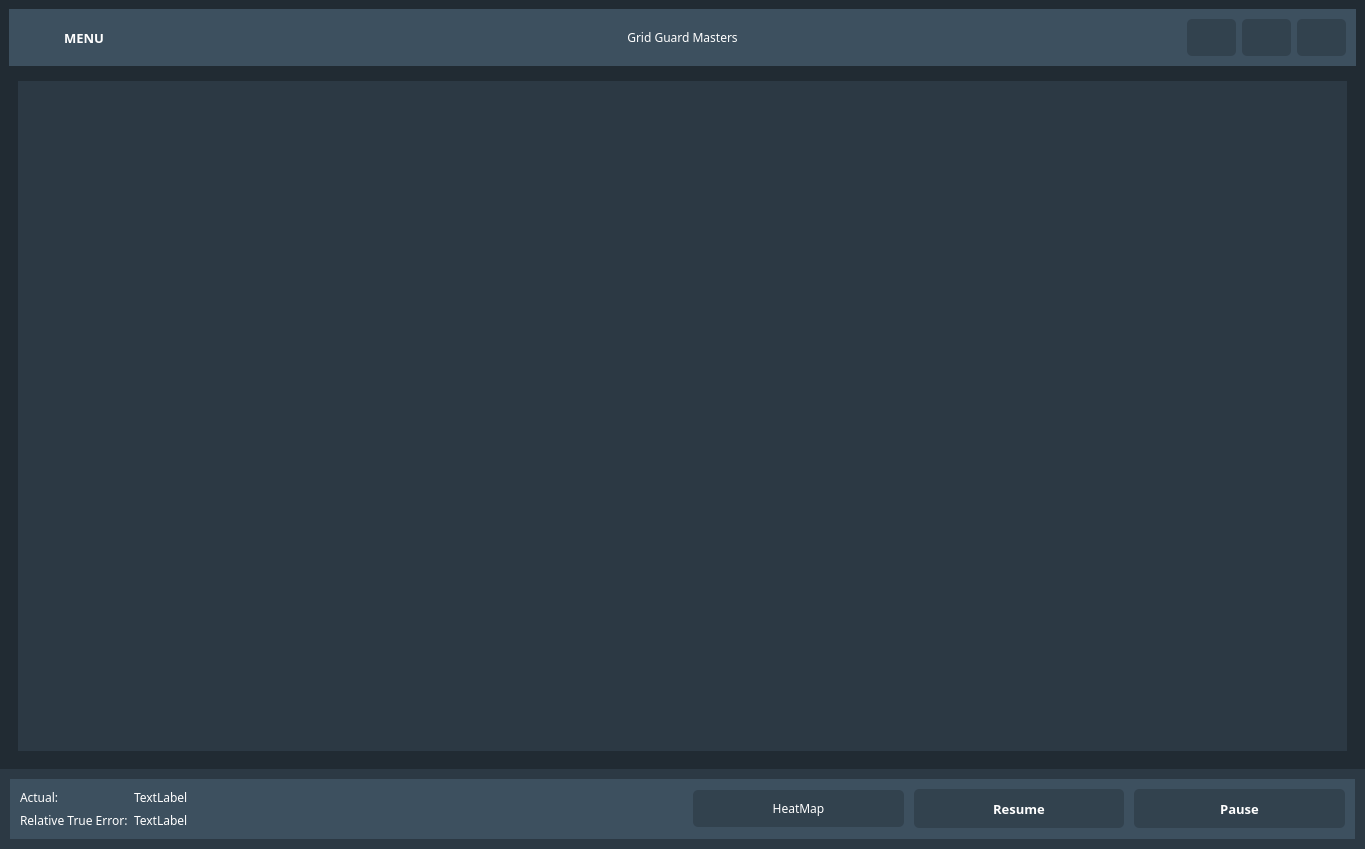
<?xml version="1.0" encoding="UTF-8"?>
<ui version="4.0">
 <class>MainWindow</class>
 <widget class="QMainWindow" name="MainWindow">
  <property name="geometry">
   <rect>
    <x>0</x>
    <y>0</y>
    <width>1365</width>
    <height>849</height>
   </rect>
  </property>
  <property name="windowTitle">
   <string>MainWindow</string>
  </property>
  <property name="styleSheet">
   <string notr="true"/>
  </property>
  <widget class="QWidget" name="centralwidget">
   <property name="styleSheet">
    <string notr="true">*{
color: #fff;
font-family: NovaFlast;
font-size: 12 px;
border: nine;
background: none;
}
#centralwidget{
background-color: rgb(33, 43, 51);
}
#left_bottom_menu_widget, #Load, #pressure, #Temperature, #Wind_Direction, #Wind_Speed, #Cloud_Cover, #Humidity 
{
background-color: rgba(61, 80, 95, 100)
}
#header_frame, #frame_3, #frame_4
{
background-color: rgb(61, 80, 95)
}
#frame_3 QPushButton{
padding: 10px;
border-radius: 5px;
background-color: rgba(33, 43, 51, 100);
}
#frame_3 QPushButton:hover{
background-color: rgb(120, 157, 186);
}
#frame_4 QPushButton{
padding: 10px;
border-radius: 5px;
background-color: rgba(33, 43, 51, 100);
}
#frame_4 QPushButton:hover{
background-color: rgb(120, 157, 186);
}
#frame_9 QPushButton{
padding: 10px;
border-radius: 5px;
background-color: rgba(33, 43, 51, 100);
}
#frame_9 QPushButton:hover{
background-color: rgb(120, 157, 186);
}</string>
   </property>
   <layout class="QVBoxLayout" name="verticalLayout">
    <property name="spacing">
     <number>0</number>
    </property>
    <property name="leftMargin">
     <number>0</number>
    </property>
    <property name="topMargin">
     <number>0</number>
    </property>
    <property name="rightMargin">
     <number>0</number>
    </property>
    <property name="bottomMargin">
     <number>0</number>
    </property>
    <item>
     <widget class="QFrame" name="frame">
      <property name="font">
       <font>
        <family>NovaFlast</family>
        <weight>50</weight>
        <bold>false</bold>
       </font>
      </property>
      <property name="frameShape">
       <enum>QFrame::StyledPanel</enum>
      </property>
      <property name="frameShadow">
       <enum>QFrame::Raised</enum>
      </property>
      <layout class="QVBoxLayout" name="verticalLayout_3">
       <item>
        <widget class="QFrame" name="header_frame">
         <property name="frameShape">
          <enum>QFrame::StyledPanel</enum>
         </property>
         <property name="frameShadow">
          <enum>QFrame::Raised</enum>
         </property>
         <layout class="QHBoxLayout" name="horizontalLayout_3">
          <property name="leftMargin">
           <number>10</number>
          </property>
          <property name="topMargin">
           <number>10</number>
          </property>
          <property name="rightMargin">
           <number>10</number>
          </property>
          <property name="bottomMargin">
           <number>10</number>
          </property>
          <item alignment="Qt::AlignLeft">
           <widget class="QFrame" name="frame_7">
            <property name="frameShape">
             <enum>QFrame::StyledPanel</enum>
            </property>
            <property name="frameShadow">
             <enum>QFrame::Raised</enum>
            </property>
            <layout class="QHBoxLayout" name="horizontalLayout_6">
             <property name="spacing">
              <number>6</number>
             </property>
             <property name="leftMargin">
              <number>0</number>
             </property>
             <property name="topMargin">
              <number>0</number>
             </property>
             <property name="rightMargin">
              <number>0</number>
             </property>
             <property name="bottomMargin">
              <number>0</number>
             </property>
             <item>
              <widget class="QPushButton" name="pushButton_10">
               <property name="font">
                <font>
                 <family>NovaFlast</family>
                 <pointsize>12</pointsize>
                </font>
               </property>
               <property name="text">
                <string/>
               </property>
               <property name="icon">
                <iconset>
                 <normaloff>resources/icons8-menu-64.png</normaloff>resources/icons8-menu-64.png</iconset>
               </property>
               <property name="iconSize">
                <size>
                 <width>30</width>
                 <height>30</height>
                </size>
               </property>
              </widget>
             </item>
             <item>
              <widget class="QLabel" name="label">
               <property name="font">
                <font>
                 <family>NovaFlast</family>
                 <pointsize>10</pointsize>
                 <weight>75</weight>
                 <bold>true</bold>
                </font>
               </property>
               <property name="text">
                <string>MENU</string>
               </property>
              </widget>
             </item>
            </layout>
           </widget>
          </item>
          <item alignment="Qt::AlignHCenter">
           <widget class="QFrame" name="frame_8">
            <property name="font">
             <font>
              <family>NovaFlast</family>
              <pointsize>10</pointsize>
              <weight>75</weight>
              <bold>true</bold>
             </font>
            </property>
            <property name="frameShape">
             <enum>QFrame::StyledPanel</enum>
            </property>
            <property name="frameShadow">
             <enum>QFrame::Raised</enum>
            </property>
            <layout class="QHBoxLayout" name="horizontalLayout_4">
             <item>
              <widget class="QLabel" name="label_2">
               <property name="font">
                <font>
                 <family>NovaFlast</family>
                </font>
               </property>
               <property name="text">
                <string>Grid Guard Masters</string>
               </property>
               <property name="alignment">
                <set>Qt::AlignCenter</set>
               </property>
              </widget>
             </item>
            </layout>
           </widget>
          </item>
          <item alignment="Qt::AlignRight">
           <widget class="QFrame" name="frame_9">
            <property name="frameShape">
             <enum>QFrame::StyledPanel</enum>
            </property>
            <property name="frameShadow">
             <enum>QFrame::Raised</enum>
            </property>
            <layout class="QHBoxLayout" name="horizontalLayout_5">
             <property name="spacing">
              <number>6</number>
             </property>
             <property name="leftMargin">
              <number>0</number>
             </property>
             <property name="topMargin">
              <number>0</number>
             </property>
             <property name="rightMargin">
              <number>0</number>
             </property>
             <property name="bottomMargin">
              <number>0</number>
             </property>
             <item>
              <widget class="QPushButton" name="pushButton_11">
               <property name="minimumSize">
                <size>
                 <width>30</width>
                 <height>0</height>
                </size>
               </property>
               <property name="text">
                <string/>
               </property>
               <property name="icon">
                <iconset>
                 <normaloff>resources/icons8-minimize-64.png</normaloff>resources/icons8-minimize-64.png</iconset>
               </property>
               <property name="iconSize">
                <size>
                 <width>30</width>
                 <height>30</height>
                </size>
               </property>
              </widget>
             </item>
             <item>
              <widget class="QPushButton" name="pushButton_12">
               <property name="text">
                <string/>
               </property>
               <property name="icon">
                <iconset>
                 <normaloff>resources/icons8-maximize-64.png</normaloff>resources/icons8-maximize-64.png</iconset>
               </property>
               <property name="iconSize">
                <size>
                 <width>30</width>
                 <height>30</height>
                </size>
               </property>
              </widget>
             </item>
             <item>
              <widget class="QPushButton" name="pushButton_13">
               <property name="text">
                <string/>
               </property>
               <property name="icon">
                <iconset>
                 <normaloff>resources/icons8-exit-64.png</normaloff>resources/icons8-exit-64.png</iconset>
               </property>
               <property name="iconSize">
                <size>
                 <width>30</width>
                 <height>30</height>
                </size>
               </property>
              </widget>
             </item>
            </layout>
           </widget>
          </item>
         </layout>
        </widget>
       </item>
       <item>
        <widget class="QFrame" name="frame_6">
         <property name="frameShape">
          <enum>QFrame::StyledPanel</enum>
         </property>
         <property name="frameShadow">
          <enum>QFrame::Raised</enum>
         </property>
         <layout class="QVBoxLayout" name="verticalLayout_4">
          <item>
           <widget class="QStackedWidget" name="stackedWidget">
            <property name="currentIndex">
             <number>0</number>
            </property>
            <widget class="QWidget" name="Load">
             <layout class="QVBoxLayout" name="verticalLayout_5">
              <item>
               <widget class="QFrame" name="frame_11">
                <property name="sizePolicy">
                 <sizepolicy hsizetype="Preferred" vsizetype="Expanding">
                  <horstretch>0</horstretch>
                  <verstretch>0</verstretch>
                 </sizepolicy>
                </property>
                <property name="frameShape">
                 <enum>QFrame::StyledPanel</enum>
                </property>
                <property name="frameShadow">
                 <enum>QFrame::Raised</enum>
                </property>
                <layout class="QGridLayout" name="gridLayout">
                 <item row="0" column="0">
                  <widget class="LivePlotWidget" name="live_load_plot_widget" native="true"/>
                 </item>
                </layout>
               </widget>
              </item>
             </layout>
            </widget>
            <widget class="QWidget" name="pressure">
             <layout class="QVBoxLayout" name="verticalLayout_8">
              <item>
               <widget class="QFrame" name="frame_13">
                <property name="frameShape">
                 <enum>QFrame::StyledPanel</enum>
                </property>
                <property name="frameShadow">
                 <enum>QFrame::Raised</enum>
                </property>
                <layout class="QVBoxLayout" name="verticalLayout_7">
                 <item alignment="Qt::AlignTop">
                  <widget class="QLabel" name="label_4">
                   <property name="font">
                    <font>
                     <family>NovaFlast</family>
                     <pointsize>9</pointsize>
                     <weight>75</weight>
                     <bold>true</bold>
                    </font>
                   </property>
                   <property name="text">
                    <string>Pressure Vs Time</string>
                   </property>
                   <property name="alignment">
                    <set>Qt::AlignCenter</set>
                   </property>
                  </widget>
                 </item>
                </layout>
               </widget>
              </item>
              <item>
               <widget class="QFrame" name="frame_14">
                <property name="sizePolicy">
                 <sizepolicy hsizetype="Preferred" vsizetype="Expanding">
                  <horstretch>0</horstretch>
                  <verstretch>0</verstretch>
                 </sizepolicy>
                </property>
                <property name="frameShape">
                 <enum>QFrame::StyledPanel</enum>
                </property>
                <property name="frameShadow">
                 <enum>QFrame::Raised</enum>
                </property>
                <layout class="QGridLayout" name="gridLayout_2">
                 <item row="0" column="0">
                  <widget class="QFrame" name="frame_15">
                   <property name="frameShape">
                    <enum>QFrame::StyledPanel</enum>
                   </property>
                   <property name="frameShadow">
                    <enum>QFrame::Raised</enum>
                   </property>
                  </widget>
                 </item>
                </layout>
               </widget>
              </item>
             </layout>
            </widget>
            <widget class="QWidget" name="Temperature">
             <layout class="QVBoxLayout" name="verticalLayout_10">
              <item>
               <widget class="QFrame" name="frame_16">
                <property name="frameShape">
                 <enum>QFrame::StyledPanel</enum>
                </property>
                <property name="frameShadow">
                 <enum>QFrame::Raised</enum>
                </property>
                <layout class="QVBoxLayout" name="verticalLayout_9">
                 <item alignment="Qt::AlignTop">
                  <widget class="QLabel" name="label_5">
                   <property name="font">
                    <font>
                     <family>NovaFlast</family>
                     <pointsize>9</pointsize>
                     <weight>75</weight>
                     <bold>true</bold>
                    </font>
                   </property>
                   <property name="text">
                    <string>Temperature Vs Time</string>
                   </property>
                   <property name="alignment">
                    <set>Qt::AlignCenter</set>
                   </property>
                  </widget>
                 </item>
                </layout>
               </widget>
              </item>
              <item>
               <widget class="QFrame" name="frame_17">
                <property name="sizePolicy">
                 <sizepolicy hsizetype="Preferred" vsizetype="Expanding">
                  <horstretch>0</horstretch>
                  <verstretch>0</verstretch>
                 </sizepolicy>
                </property>
                <property name="frameShape">
                 <enum>QFrame::StyledPanel</enum>
                </property>
                <property name="frameShadow">
                 <enum>QFrame::Raised</enum>
                </property>
                <layout class="QGridLayout" name="gridLayout_3">
                 <item row="0" column="0">
                  <widget class="QFrame" name="frame_18">
                   <property name="frameShape">
                    <enum>QFrame::StyledPanel</enum>
                   </property>
                   <property name="frameShadow">
                    <enum>QFrame::Raised</enum>
                   </property>
                  </widget>
                 </item>
                </layout>
               </widget>
              </item>
             </layout>
            </widget>
            <widget class="QWidget" name="Wind_Direction">
             <layout class="QVBoxLayout" name="verticalLayout_12">
              <item>
               <widget class="QFrame" name="frame_19">
                <property name="frameShape">
                 <enum>QFrame::StyledPanel</enum>
                </property>
                <property name="frameShadow">
                 <enum>QFrame::Raised</enum>
                </property>
                <layout class="QVBoxLayout" name="verticalLayout_11">
                 <item>
                  <widget class="QLabel" name="label_6">
                   <property name="font">
                    <font>
                     <family>NovaFlast</family>
                     <pointsize>9</pointsize>
                     <weight>75</weight>
                     <bold>true</bold>
                    </font>
                   </property>
                   <property name="text">
                    <string>Wind Direction Vs Time</string>
                   </property>
                   <property name="alignment">
                    <set>Qt::AlignCenter</set>
                   </property>
                  </widget>
                 </item>
                </layout>
               </widget>
              </item>
              <item>
               <widget class="QFrame" name="frame_20">
                <property name="sizePolicy">
                 <sizepolicy hsizetype="Preferred" vsizetype="Expanding">
                  <horstretch>0</horstretch>
                  <verstretch>0</verstretch>
                 </sizepolicy>
                </property>
                <property name="frameShape">
                 <enum>QFrame::StyledPanel</enum>
                </property>
                <property name="frameShadow">
                 <enum>QFrame::Raised</enum>
                </property>
                <layout class="QGridLayout" name="gridLayout_4">
                 <item row="0" column="0">
                  <widget class="QFrame" name="frame_21">
                   <property name="frameShape">
                    <enum>QFrame::StyledPanel</enum>
                   </property>
                   <property name="frameShadow">
                    <enum>QFrame::Raised</enum>
                   </property>
                  </widget>
                 </item>
                </layout>
               </widget>
              </item>
             </layout>
            </widget>
            <widget class="QWidget" name="Wind_Speed">
             <layout class="QVBoxLayout" name="verticalLayout_14">
              <item>
               <widget class="QFrame" name="frame_22">
                <property name="frameShape">
                 <enum>QFrame::StyledPanel</enum>
                </property>
                <property name="frameShadow">
                 <enum>QFrame::Raised</enum>
                </property>
                <layout class="QVBoxLayout" name="verticalLayout_13">
                 <item alignment="Qt::AlignTop">
                  <widget class="QLabel" name="label_7">
                   <property name="font">
                    <font>
                     <family>NovaFlast</family>
                     <pointsize>9</pointsize>
                     <weight>75</weight>
                     <bold>true</bold>
                    </font>
                   </property>
                   <property name="text">
                    <string>Wind Speed Vs Time</string>
                   </property>
                   <property name="alignment">
                    <set>Qt::AlignCenter</set>
                   </property>
                  </widget>
                 </item>
                </layout>
               </widget>
              </item>
              <item>
               <widget class="QFrame" name="frame_23">
                <property name="sizePolicy">
                 <sizepolicy hsizetype="Preferred" vsizetype="Expanding">
                  <horstretch>0</horstretch>
                  <verstretch>0</verstretch>
                 </sizepolicy>
                </property>
                <property name="frameShape">
                 <enum>QFrame::StyledPanel</enum>
                </property>
                <property name="frameShadow">
                 <enum>QFrame::Raised</enum>
                </property>
                <layout class="QGridLayout" name="gridLayout_5">
                 <item row="0" column="0">
                  <widget class="QFrame" name="frame_24">
                   <property name="frameShape">
                    <enum>QFrame::StyledPanel</enum>
                   </property>
                   <property name="frameShadow">
                    <enum>QFrame::Raised</enum>
                   </property>
                  </widget>
                 </item>
                </layout>
               </widget>
              </item>
             </layout>
            </widget>
            <widget class="QWidget" name="Cloud_Cover">
             <layout class="QVBoxLayout" name="verticalLayout_16">
              <item>
               <widget class="QFrame" name="frame_25">
                <property name="frameShape">
                 <enum>QFrame::StyledPanel</enum>
                </property>
                <property name="frameShadow">
                 <enum>QFrame::Raised</enum>
                </property>
                <layout class="QVBoxLayout" name="verticalLayout_15">
                 <item alignment="Qt::AlignTop">
                  <widget class="QLabel" name="label_8">
                   <property name="font">
                    <font>
                     <family>NovaFlast</family>
                     <pointsize>9</pointsize>
                     <weight>75</weight>
                     <bold>true</bold>
                    </font>
                   </property>
                   <property name="text">
                    <string>Cloud Cover Vs Time</string>
                   </property>
                   <property name="alignment">
                    <set>Qt::AlignCenter</set>
                   </property>
                  </widget>
                 </item>
                </layout>
               </widget>
              </item>
              <item>
               <widget class="QFrame" name="frame_26">
                <property name="sizePolicy">
                 <sizepolicy hsizetype="Preferred" vsizetype="Expanding">
                  <horstretch>0</horstretch>
                  <verstretch>0</verstretch>
                 </sizepolicy>
                </property>
                <property name="frameShape">
                 <enum>QFrame::StyledPanel</enum>
                </property>
                <property name="frameShadow">
                 <enum>QFrame::Raised</enum>
                </property>
                <layout class="QGridLayout" name="gridLayout_6">
                 <item row="0" column="0">
                  <widget class="QFrame" name="frame_27">
                   <property name="frameShape">
                    <enum>QFrame::StyledPanel</enum>
                   </property>
                   <property name="frameShadow">
                    <enum>QFrame::Raised</enum>
                   </property>
                  </widget>
                 </item>
                </layout>
               </widget>
              </item>
             </layout>
            </widget>
            <widget class="QWidget" name="Humidity">
             <layout class="QVBoxLayout" name="verticalLayout_18">
              <item>
               <widget class="QFrame" name="frame_28">
                <property name="frameShape">
                 <enum>QFrame::StyledPanel</enum>
                </property>
                <property name="frameShadow">
                 <enum>QFrame::Raised</enum>
                </property>
                <layout class="QVBoxLayout" name="verticalLayout_17">
                 <item alignment="Qt::AlignTop">
                  <widget class="QLabel" name="label_9">
                   <property name="font">
                    <font>
                     <family>NovaFlast</family>
                     <pointsize>9</pointsize>
                     <weight>75</weight>
                     <bold>true</bold>
                    </font>
                   </property>
                   <property name="text">
                    <string>Humidity Vs Time</string>
                   </property>
                   <property name="alignment">
                    <set>Qt::AlignCenter</set>
                   </property>
                  </widget>
                 </item>
                </layout>
               </widget>
              </item>
              <item>
               <widget class="QFrame" name="frame_29">
                <property name="sizePolicy">
                 <sizepolicy hsizetype="Preferred" vsizetype="Expanding">
                  <horstretch>0</horstretch>
                  <verstretch>0</verstretch>
                 </sizepolicy>
                </property>
                <property name="frameShape">
                 <enum>QFrame::StyledPanel</enum>
                </property>
                <property name="frameShadow">
                 <enum>QFrame::Raised</enum>
                </property>
                <layout class="QGridLayout" name="gridLayout_7">
                 <item row="0" column="0">
                  <widget class="QFrame" name="frame_30">
                   <property name="frameShape">
                    <enum>QFrame::StyledPanel</enum>
                   </property>
                   <property name="frameShadow">
                    <enum>QFrame::Raised</enum>
                   </property>
                  </widget>
                 </item>
                </layout>
               </widget>
              </item>
             </layout>
            </widget>
           </widget>
          </item>
         </layout>
        </widget>
       </item>
      </layout>
     </widget>
    </item>
    <item>
     <widget class="QWidget" name="left_bottom_menu_widget" native="true">
      <layout class="QHBoxLayout" name="horizontalLayout">
       <property name="spacing">
        <number>0</number>
       </property>
       <property name="leftMargin">
        <number>10</number>
       </property>
       <property name="topMargin">
        <number>10</number>
       </property>
       <property name="rightMargin">
        <number>10</number>
       </property>
       <property name="bottomMargin">
        <number>10</number>
       </property>
       <item>
        <widget class="QWidget" name="frame_3" native="true">
         <property name="font">
          <font>
           <family>NovaFlast</family>
           <pointsize>8</pointsize>
          </font>
         </property>
         <layout class="QVBoxLayout" name="verticalLayout_2">
          <property name="spacing">
           <number>6</number>
          </property>
          <property name="leftMargin">
           <number>10</number>
          </property>
          <property name="topMargin">
           <number>10</number>
          </property>
          <property name="rightMargin">
           <number>0</number>
          </property>
          <property name="bottomMargin">
           <number>10</number>
          </property>
          <item>
           <layout class="QHBoxLayout" name="horizontalLayout_2">
            <item>
             <layout class="QFormLayout" name="formLayout">
              <item row="0" column="0">
               <widget class="QLabel" name="label_3">
                <property name="text">
                 <string>Actual:</string>
                </property>
               </widget>
              </item>
              <item row="0" column="1">
               <widget class="QLabel" name="label_10">
                <property name="text">
                 <string>TextLabel</string>
                </property>
               </widget>
              </item>
              <item row="1" column="0">
               <widget class="QLabel" name="label_11">
                <property name="text">
                 <string>Relative True Error:</string>
                </property>
               </widget>
              </item>
              <item row="1" column="1">
               <widget class="QLabel" name="label_12">
                <property name="text">
                 <string>TextLabel</string>
                </property>
               </widget>
              </item>
             </layout>
            </item>
           </layout>
          </item>
         </layout>
        </widget>
       </item>
       <item>
        <widget class="QFrame" name="frame_4">
         <property name="font">
          <font>
           <family>NovaFlast</family>
           <kerning>true</kerning>
          </font>
         </property>
         <property name="frameShape">
          <enum>QFrame::StyledPanel</enum>
         </property>
         <property name="frameShadow">
          <enum>QFrame::Raised</enum>
         </property>
         <layout class="QVBoxLayout" name="verticalLayout_19">
          <property name="spacing">
           <number>10</number>
          </property>
          <property name="leftMargin">
           <number>10</number>
          </property>
          <property name="topMargin">
           <number>10</number>
          </property>
          <property name="rightMargin">
           <number>10</number>
          </property>
          <property name="bottomMargin">
           <number>10</number>
          </property>
          <item>
           <layout class="QHBoxLayout" name="horizontalLayout_8">
            <item>
             <widget class="QPushButton" name="heatmap_button">
              <property name="text">
               <string>HeatMap</string>
              </property>
              <property name="icon">
               <iconset>
                <normaloff>resources/business.png</normaloff>resources/business.png</iconset>
              </property>
             </widget>
            </item>
            <item>
             <widget class="QPushButton" name="pushButton_9">
              <property name="maximumSize">
               <size>
                <width>16777215</width>
                <height>39</height>
               </size>
              </property>
              <property name="font">
               <font>
                <family>NovaFlast</family>
                <pointsize>10</pointsize>
                <weight>75</weight>
                <bold>true</bold>
               </font>
              </property>
              <property name="text">
               <string>Resume</string>
              </property>
              <property name="icon">
               <iconset>
                <normaloff>resources/icons8-resume-button-64.png</normaloff>resources/icons8-resume-button-64.png</iconset>
              </property>
              <property name="iconSize">
               <size>
                <width>30</width>
                <height>30</height>
               </size>
              </property>
             </widget>
            </item>
            <item>
             <widget class="QPushButton" name="pushButton_8">
              <property name="maximumSize">
               <size>
                <width>16777215</width>
                <height>39</height>
               </size>
              </property>
              <property name="font">
               <font>
                <family>NovaFlast</family>
                <pointsize>10</pointsize>
                <weight>75</weight>
                <bold>true</bold>
               </font>
              </property>
              <property name="text">
               <string>Pause</string>
              </property>
              <property name="icon">
               <iconset>
                <normaloff>resources/icons8-pause-button-64.png</normaloff>resources/icons8-pause-button-64.png</iconset>
              </property>
              <property name="iconSize">
               <size>
                <width>30</width>
                <height>30</height>
               </size>
              </property>
             </widget>
            </item>
           </layout>
          </item>
         </layout>
        </widget>
       </item>
      </layout>
     </widget>
    </item>
   </layout>
  </widget>
 </widget>
 <customwidgets>
  <customwidget>
   <class>LivePlotWidget</class>
   <extends>QWidget</extends>
   <header>pglive.sources.live_plot_widget</header>
   <container>1</container>
  </customwidget>
 </customwidgets>
 <resources>
  <include location="resources.qrc"/>
 </resources>
 <connections/>
</ui>
